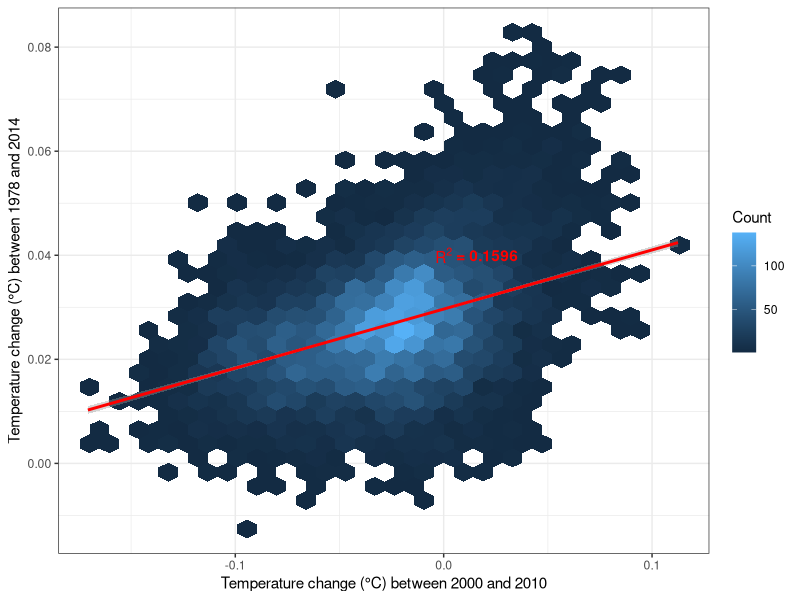
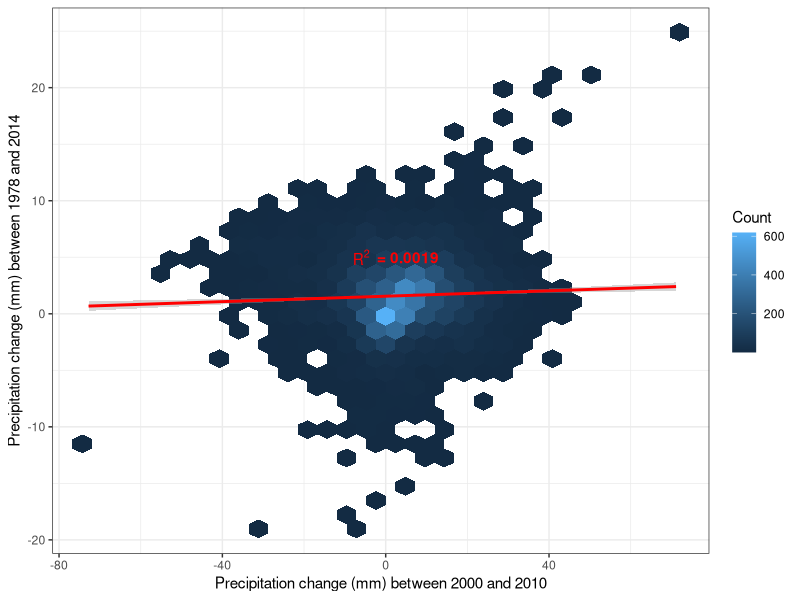
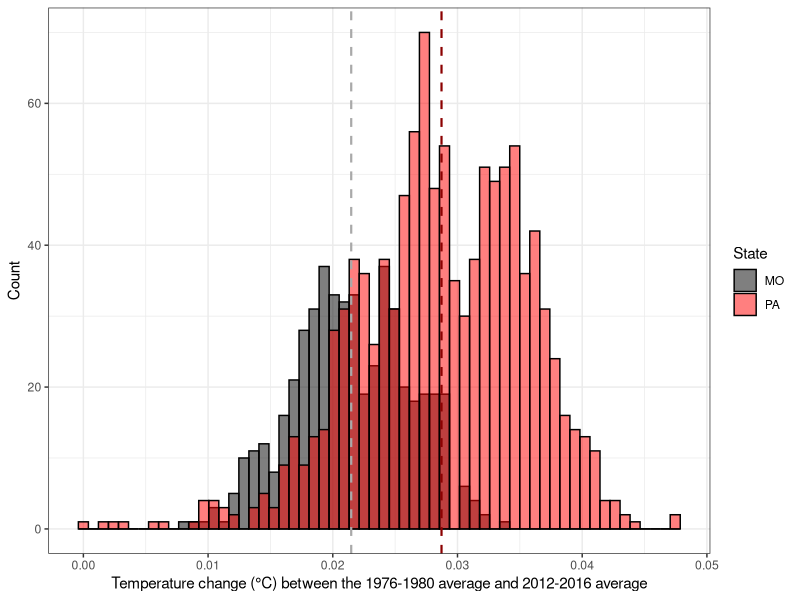
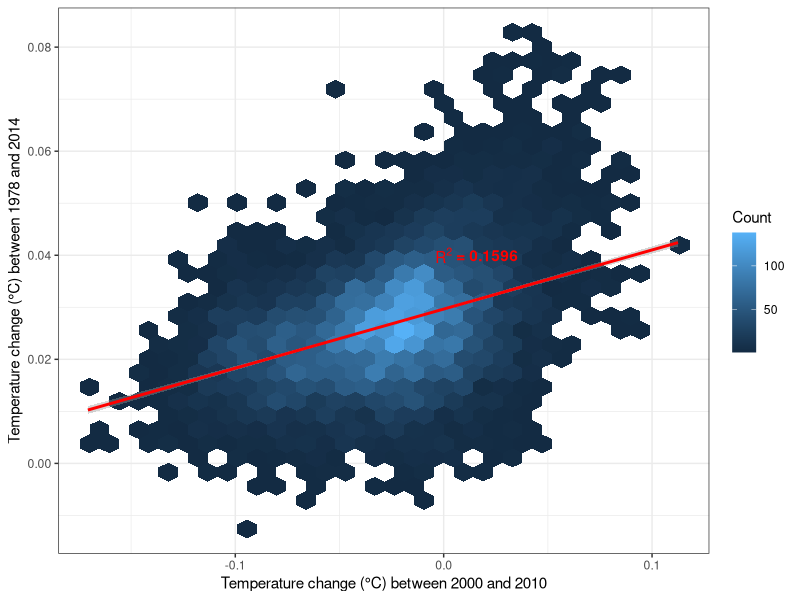
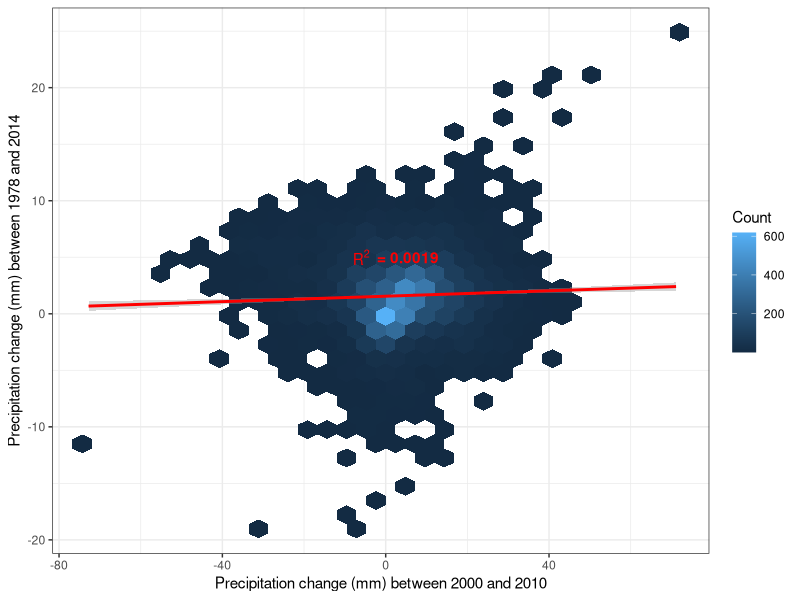
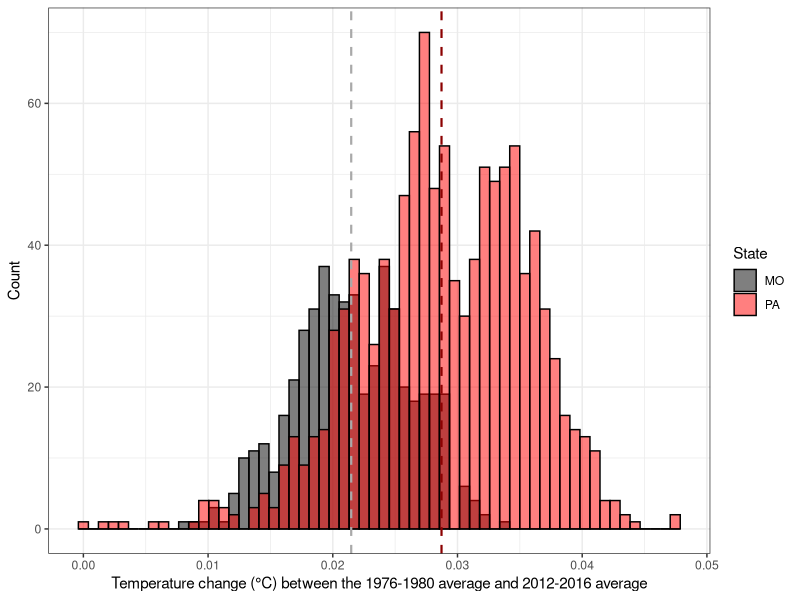

The R source for these figures, in order:
# This code corresponds to Fig 20 in Alexander et al.
# It analyses tab files derived from the excel sheet
# ChangeFigures.xlsx (For_Fig_S12.txt, MO_change.txt,
# PA_change.txt). It outputs Fig S12 and S14

# 1. Loading in required libraries
library(tidyverse)

# 2. Setwd
setwd("chickadee/output/")

# 3. Reading in the files
for_figs12 <- read_tsv("../data/For_Fig_S12.txt")
MO_change <- read_tsv("../data/MO_change.txt")
PA_change <- read_tsv("../data/PA_change.txt")

# 4. Plotting Fig S12
temprsq <- cor(na.omit(for_figs12$T_00to10),na.omit(for_figs12$T_78to14))^2

ggplot(for_figs12,mapping=aes(x=T_00to10,y=T_78to14)) + geom_hex() +
  theme_bw() + 
  geom_smooth(method = "lm",color="red") +
  xlab("Temperature change (°C) between 2000 and 2010") +
  ylab("Temperature change (°C) between 1978 and 2014") +
  labs(fill="Count") +
  annotate("text", x = 0.00, y = 0.04, label = expression("R"^2),color="red", fontface=2) +
  annotate("text", x = 0.02, y = 0.04, label=paste(" = ",round(temprsq,digits = 4),sep=""),color="red", fontface=2)

ggsave("Fig_S12a_temp_correlation.pdf")

temprsq <- cor(na.omit(for_figs12$P_00to10),na.omit(for_figs12$P_78to14))^2

ggplot(for_figs12,mapping=aes(x=P_00to10,y=P_78to14)) + geom_hex() +
  theme_bw() + 
  geom_smooth(method = "lm",color="red") +
  xlab("Precipitation change (mm) between 2000 and 2010") +
  ylab("Precipitation change (mm) between 1978 and 2014") +
  labs(fill="Count") +
  annotate("text", x = -6, y = 5, label = expression("R"^2),color="red", fontface=2) +
  annotate("text", x = 5, y = 5, label=paste(" = ",round(temprsq,digits = 4),sep=""),color="red", fontface=2)

ggsave("Fig_S12b_precip_correlation.pdf")

# Plotting S14
MO_change <- cbind(MO_change,"MO")
PA_change <- cbind(PA_change,"PA")
names(MO_change)[length(names(MO_change))] <- "State"
names(PA_change)[length(names(PA_change))] <- "State"

state_change <- rbind(MO_change,PA_change)
state_change <- as_tibble(state_change)

MO_median <- median(state_change$T_78to14[which(state_change$State=="MO")])
MO_mean <- mean(state_change$T_78to14[which(state_change$State=="MO")])

PA_median <- median(state_change$T_78to14[which(state_change$State=="PA")])
PA_mean <- mean(state_change$T_78to14[which(state_change$State=="PA")])

# Because of the similarity of the mean/medians for each state
# just plottig the mean
ggplot() + geom_histogram(data=state_change,aes(x=T_78to14,fill=State),color="black",position='identity',alpha=0.5,bins=60) +
  theme_bw() +
  scale_fill_manual(values=c("black", "red")) +
  geom_vline(xintercept = MO_mean, linetype="dashed", 
             color = "dark grey", size=0.75) +
  geom_vline(xintercept = PA_mean, linetype="dashed", 
             color = "dark red", size=0.75) +
  xlab("Temperature change (°C) between the 1976-1980 average and 2012-2016 average") +
  ylab("Count")

ggsave("Fig_S14_MO_PA_temp_changes.pdf")

